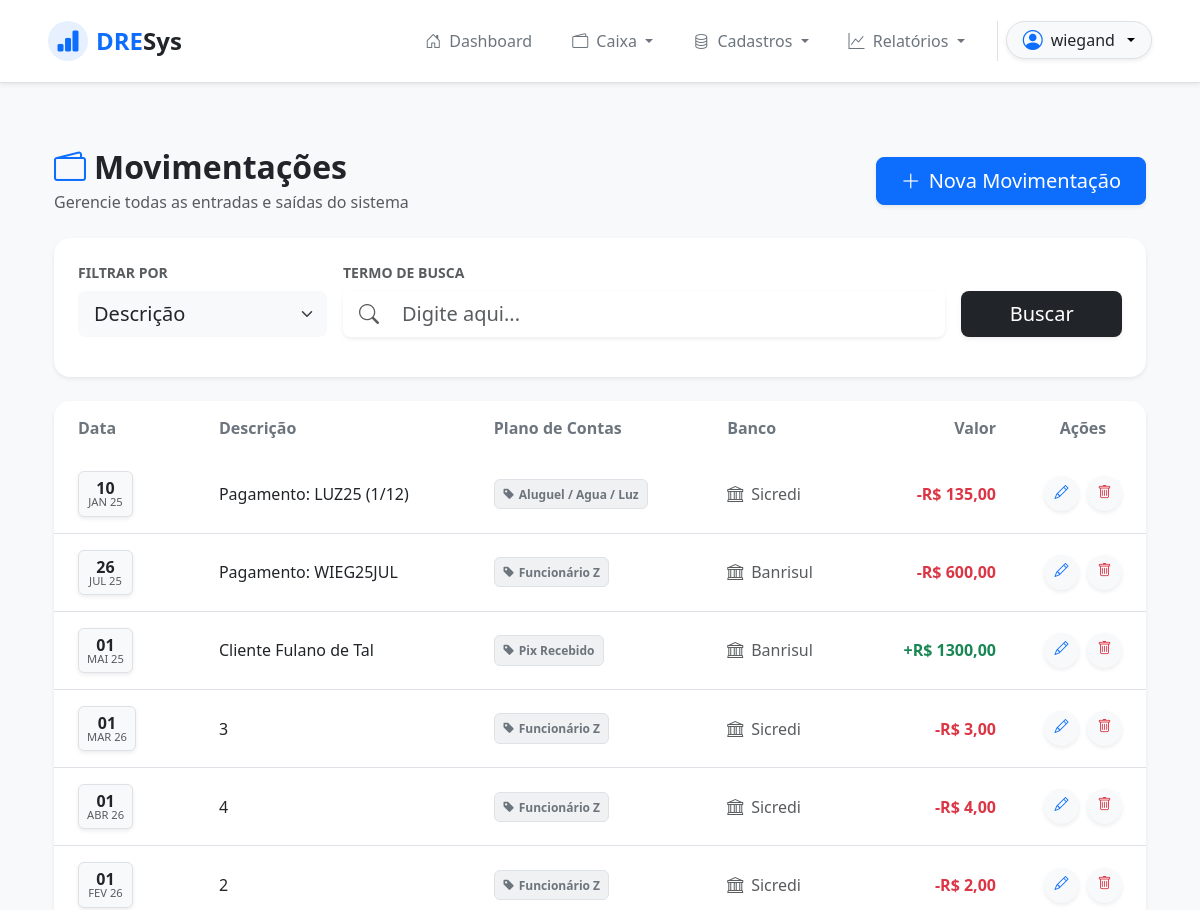
Page /moviments/ (signed in, upper part) on the earlier database version.
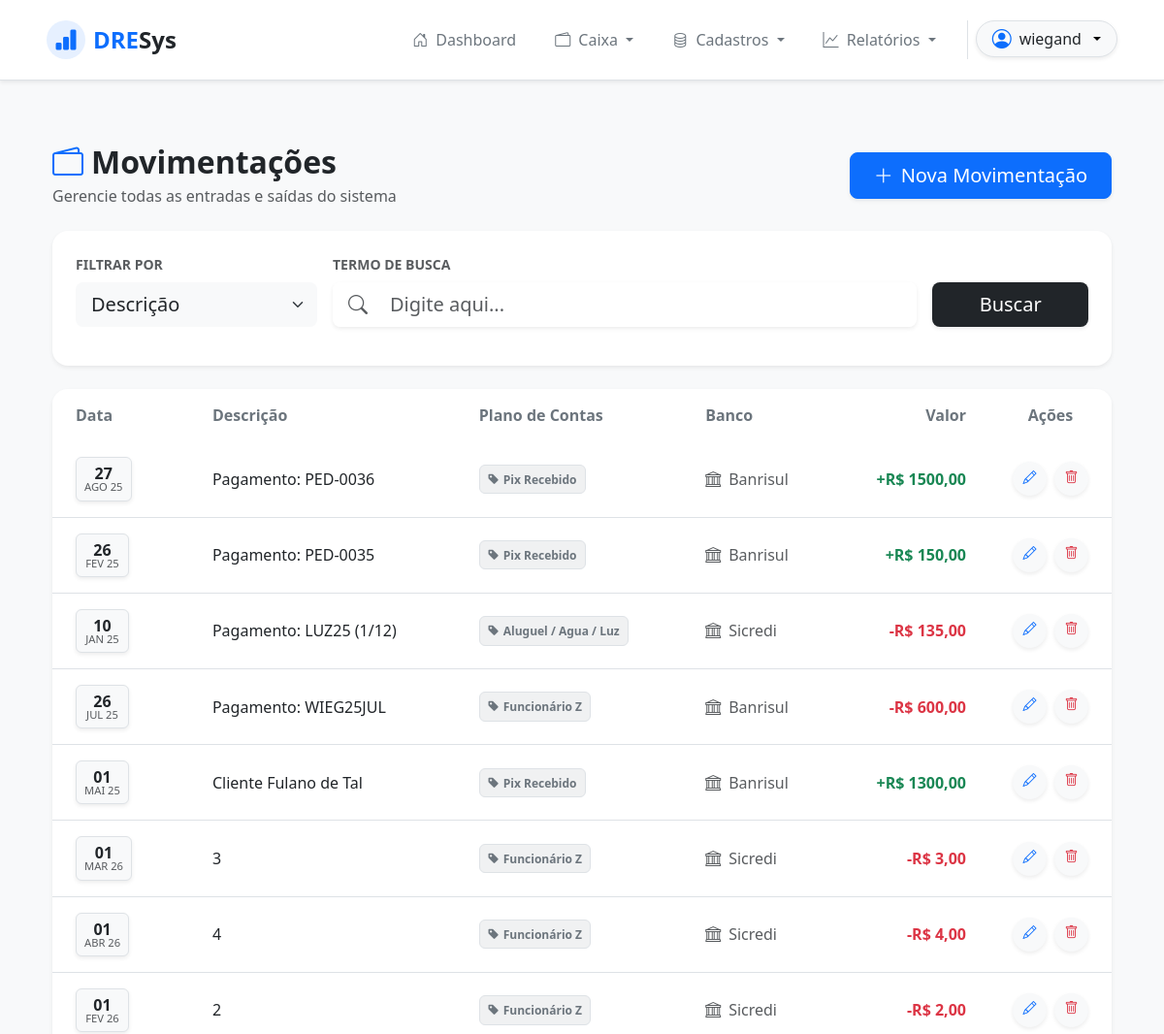
Same page on the later database version.
### moviments/models.py (models this page shows, shortened)
class Moviment(models.Model):
    moviment_date = models.DateField()
    bank_id = models.ForeignKey(Bank, on_delete=models.PROTECT, related_name='moviments')
    accounting = models.ForeignKey(Accounting, on_delete=models.PROTECT, related_name='moviments')
    value = models.DecimalField(max_digits=20, decimal_places=2, default=0)
    description = models.TextField()
    created_at = models.DateTimeField(auto_now_add=True)
    updated_at = models.DateTimeField(auto_now=True)
    class Meta:
        ordering = ['-created_at']

### accountings/models.py (models this page shows)
class Accounting(models.Model):
    INFLOW = "E"
    OUTFLOW = "S"
    TYPE_CHOICES = [(INFLOW, 'Entrada'), (OUTFLOW, 'Saida'),]
    acc_name = models.CharField(max_length=30)
    type = models.CharField(max_length=1, choices=TYPE_CHOICES)
    class Meta:
        ordering = ['acc_name']
    def __str__(self):
        return self.acc_name

### banks/models.py (models this page shows, shortened)
class Bank(models.Model):
    bank_name = models.CharField(max_length=25)
    balance = models.DecimalField(max_digits=20, decimal_places=2, default=0)
    class Meta:
        ordering = ['bank_name']

### moviments/views.py (the view, shortened to what this page needs)
# urls.py: path('moviments/', MovimentListView.as_view(), name='moviment_list'),
class MovimentListView(LoginRequiredMixin, PermissionRequiredMixin, ListView):
    permission_required = 'moviments.view_moviment'
    model = Moviment
    template_name = "moviment_list.html"
    context_object_name = "moviments"
    def get_queryset(self):
        queryset = super().get_queryset()
        field = self.request.GET.get('field')
        query = self.request.GET.get('query')
        return queryset
    def get_context_data(self, **kwargs):
        context = super().get_context_data(**kwargs)
        context['field'] = self.request.GET.get('field', '')
        return context

### moviments/templates/moviment_list.html (shortened to what the changed rows need)
﻿{% extends 'base.html' %}
{% block content %}
<div class="container-fluid py-4">
    <div class="row mb-4 align-items-center">
        <div class="col-md-6">
            <h2 class="fw-bold text-dark mb-1">
                <i class="bi bi-wallet2 text-primary me-2"></i>Movimentações
            </h2>
        </div>
    </div>
    <div class="card border-0 shadow-sm rounded-4 overflow-hidden">
        <div class="table-responsive">
            <table class="table table-hover align-middle mb-0">
                <thead class="bg-light">
                    <tr>
                        <th class="py-3 px-4 text-secondary fw-semibold border-0">Data</th>
                        <th class="py-3 px-4 text-secondary fw-semibold border-0">Descrição</th>
                        <th class="py-3 px-4 text-secondary fw-semibold border-0">Plano de Contas</th>
                        <th class="py-3 px-4 text-secondary fw-semibold border-0">Banco</th>
                        <th class="py-3 px-4 text-secondary fw-semibold border-0 text-end">Valor</th>
                        <th class="py-3 px-4 text-secondary fw-semibold border-0 text-center" style="width: 120px;">
                            Ações</th>
                    </tr>
                </thead>
                <tbody class="border-top-0">
                    {% for movimento in moviments %}
                    <tr>
                        <td class="px-4 py-3">
                            <div class="d-flex align-items-center">
                                <div class="bg-light rounded-2 p-2 me-3 text-center border shadow-sm"
                                    style="min-width: 55px;">
                                    <span class="d-block fw-bold text-dark lh-1">
                                        {{ movimento.moviment_date|date:"d" }}</span>
                                    <span class="text-muted small text-uppercase lh-1" style="font-size: 0.70rem;">
                                        {{ movimento.moviment_date|date:"M y" }}</span>
                                </div>
                            </div>
                        </td>
                        <td class="px-4 py-3">
                            <span class="fw-medium text-dark">{{ movimento.description }}</span>
                        </td>
                        <td class="px-4 py-3">
                            <span class="badge bg-secondary bg-opacity-10 text-secondary border p-2">
                                <i class="bi bi-tag-fill me-1"></i>{{ movimento.accounting }}
                            </span>
                        </td>
                        <td class="px-4 py-3 text-muted">
                            <i class="bi bi-bank me-2"></i>{{ movimento.bank_id.bank_name }}
                        </td>
                        <td class="px-4 py-3 text-end">
                            {% if movimento.accounting.type == 'S' %}
                            <span class="text-danger fw-bold lh-1">-R$ {{ movimento.value|floatformat:2 }}</span>
                            {% else %}
                            <span class="text-success fw-bold lh-1">+R$ {{ movimento.value|floatformat:2 }}</span>
                            {% endif %}
                        </td>
                        <td class="px-4 py-3 text-center">
                            <div class="d-flex justify-content-center gap-2">
                                {% if perms.moviments.change_moviment %}
                                <a href="{% url 'moviment_update' movimento.id %}"
                                    class="btn btn-light btn-sm rounded-circle shadow-sm"
                                    style="width: 35px; height: 35px; padding: 0.45rem;" title="Editar">
                                    <i class="bi bi-pencil text-primary"></i>
                                </a>
                                {% endif %}
                                {% if perms.moviments.delete_moviment %}
                                <a href="{% url 'moviment_delete' movimento.id %}"
                                    class="btn btn-light btn-sm rounded-circle shadow-sm"
                                    style="width: 35px; height: 35px; padding: 0.45rem;" title="Excluir">
                                    <i class="bi bi-trash text-danger"></i>
                                </a>
                                {% endif %}
                            </div>
                        </td>
                    </tr>
                    {% endfor %}
                </tbody>
            </table>
        </div>
    </div>
</div>
{% endblock %}

Differences in the rows shown:
added Moviment: moviment_date "27", moviment_date "AGO 25", description "Pagamento: PED-0036", accounting "Pix Recebido", bank_id.bank_name "Banrisul", value "1500,00"
added Moviment: moviment_date "26", moviment_date "FEV 25", description "Pagamento: PED-0035", accounting "Pix Recebido", bank_id.bank_name "Banrisul", value "150,00"
